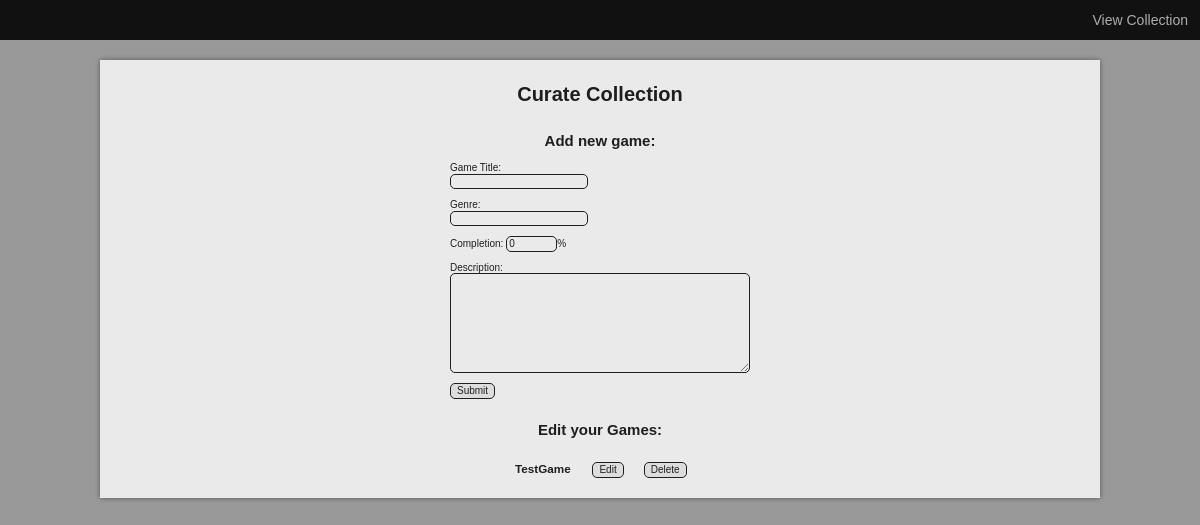
The page /curate.php on the database as committed earlier.
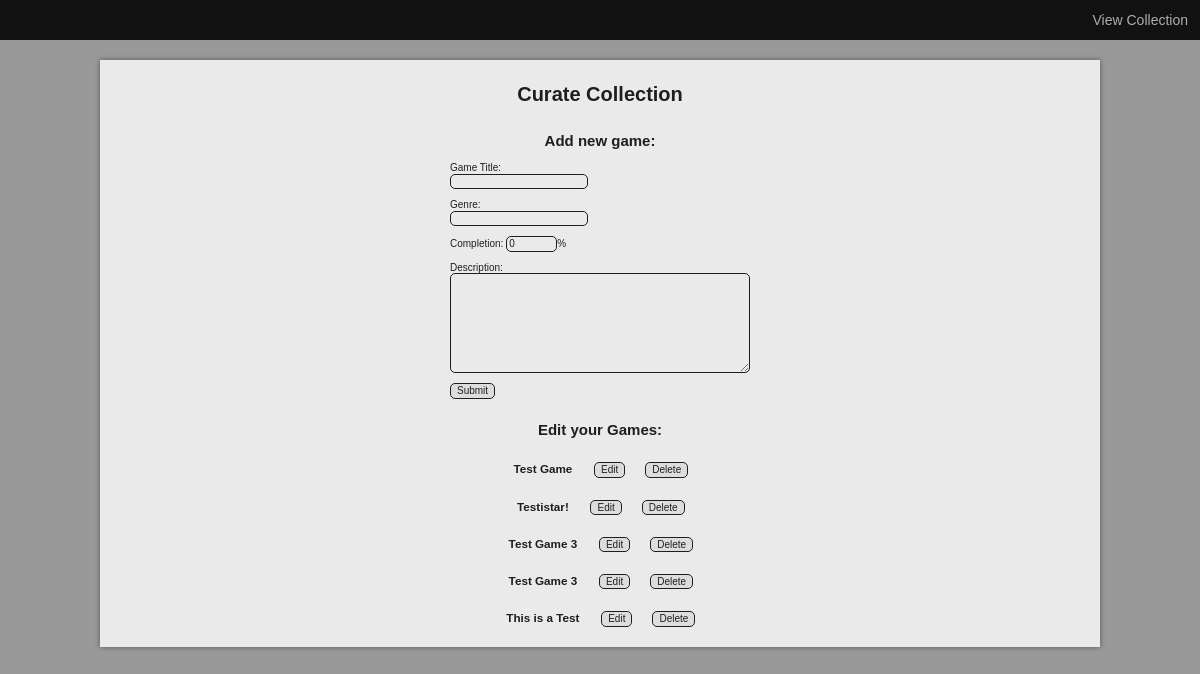
The same page on the database as committed later.
### tables this page shows
CREATE TABLE `games` (
  `id` int(11) unsigned NOT NULL AUTO_INCREMENT,
  `title` varchar(20) DEFAULT NULL,
  `description` varchar(500) DEFAULT NULL,
  `completion` tinyint(3) DEFAULT NULL,
  `genre` varchar(20) DEFAULT NULL,
  `is_deleted` tinyint(1) NOT NULL DEFAULT '0',
  PRIMARY KEY (`id`)
);

### listEditable.php (the view, shortened to what this page needs)
<?php
function listEditable(PDO $db) : String {
    $query = $db->prepare('SELECT `id`, `title` FROM `games` WHERE `is_deleted`=0;');
    $query->execute();
    $result = $query->fetchAll();
    $return = '';
    foreach ($result as $game) {
        if (isset($game['title'])) {
            $return .=     '<div class=editGame>'
                            . '<form method="get" action="./editEntry.php">'
                                . '<input class="hidden" type="number" value="' . $game['id'] . '" id="gameId" name="gameId">'
                                . '<h3>'. $game['title'] . '</h3>'
                                . '<input class="editButton" type="submit" value="Edit">'
                            . '</form>'
                            . '<form method="get" action="./deleteItem.php">'
                                . '<input class="hidden" type="number" value="' . $game['id'] . '" id="gameId" name="gameId">'
                                . '<input class="deleteButton" type="submit" value="Delete">'
                            . '</form>'
                        . '</div>';
        }
    }
    return $return;
}

Rows that differ between the two databases and show on the page:
changed games: title "TestGame" → "Test Game"
added games: title "Testistar!"
added games: title "Test Game 3"
added games: title "Test Game 3"
added games: title "This is a Test"
